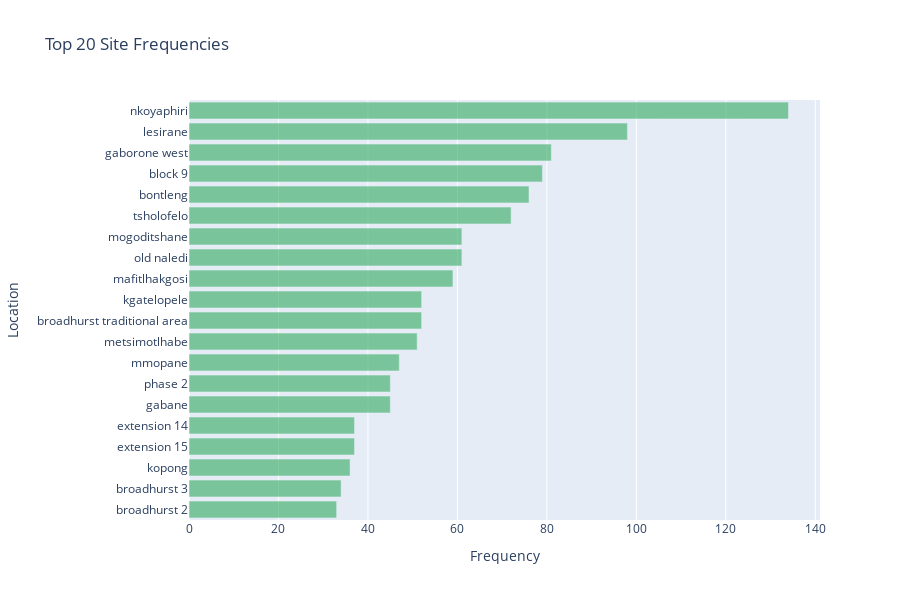

Notebook code cell kept with this figure:
### Code cell
location_counts = bookers_df['ancreg'].value_counts()

# Get the top 20 frequencies
top_20_locations = location_counts.head(20)

bar_trace = go.Bar(x=top_20_locations.values[::-1], y=top_20_locations.index[::-1], orientation='h',
                   marker=dict(color='rgba(50, 171, 96, 0.6)'))

# Create layout
layout = go.Layout(title='Top 20 Site Frequencies', xaxis=dict(title='Frequency'),
                   yaxis=dict(title='Location'), showlegend=False, height=600)

# Create the figure
fig = go.Figure(data=[bar_trace], layout=layout)

# Show the figure
fig.show()

### Figure 1 — Plotly figure (JSON) as saved in the notebook; plotly's stock layout.template omitted (floating-point values rounded to 4 significant figures)
{"data": [{"marker": {"color": "rgba(50, 171, 96, 0.6)"}, "orientation": "h", "type": "bar", "x": [33, 34, 36, 37, 37, 45, 45, 47, 51, 52, 52, 59, 61, 61, 72, 76, 79, 81, 98, 134], "y": ["broadhurst 2", "broadhurst 3", "kopong", "extension 15", "extension 14", "gabane", "phase 2", "mmopane", "metsimotlhabe", "broadhurst traditional area", "kgatelopele", "mafitlhakgosi", "old naledi", "mogoditshane", "tsholofelo", "bontleng", "block 9", "gaborone west", "lesirane", "nkoyaphiri"]}], "layout": {"height": 600, "showlegend": false, "title": {"text": "Top 20 Site Frequencies"}, "xaxis": {"title": {"text": "Frequency"}}, "yaxis": {"title": {"text": "Location"}}}}
